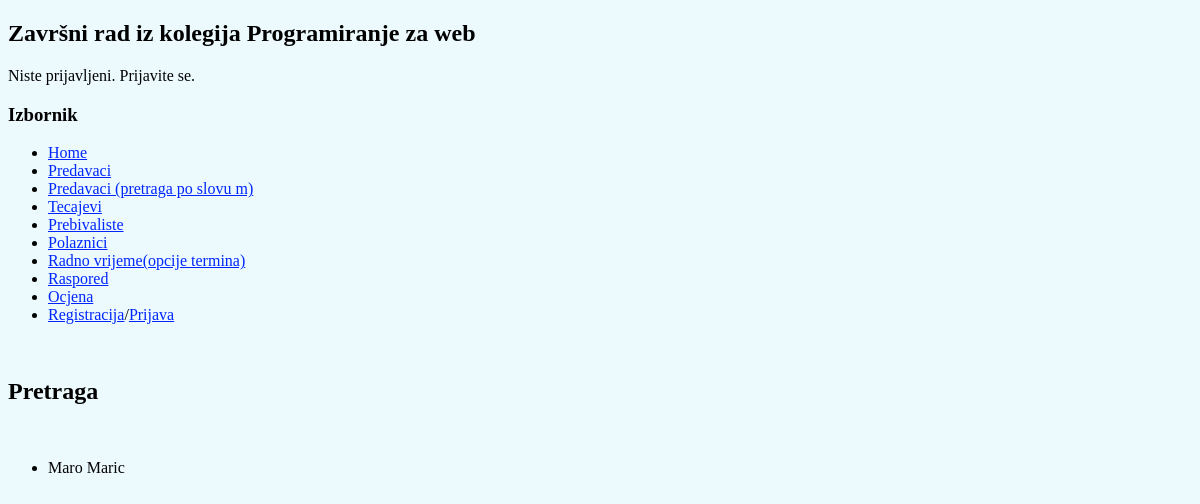
/pretraga/, run on an earlier commit of the app's database.
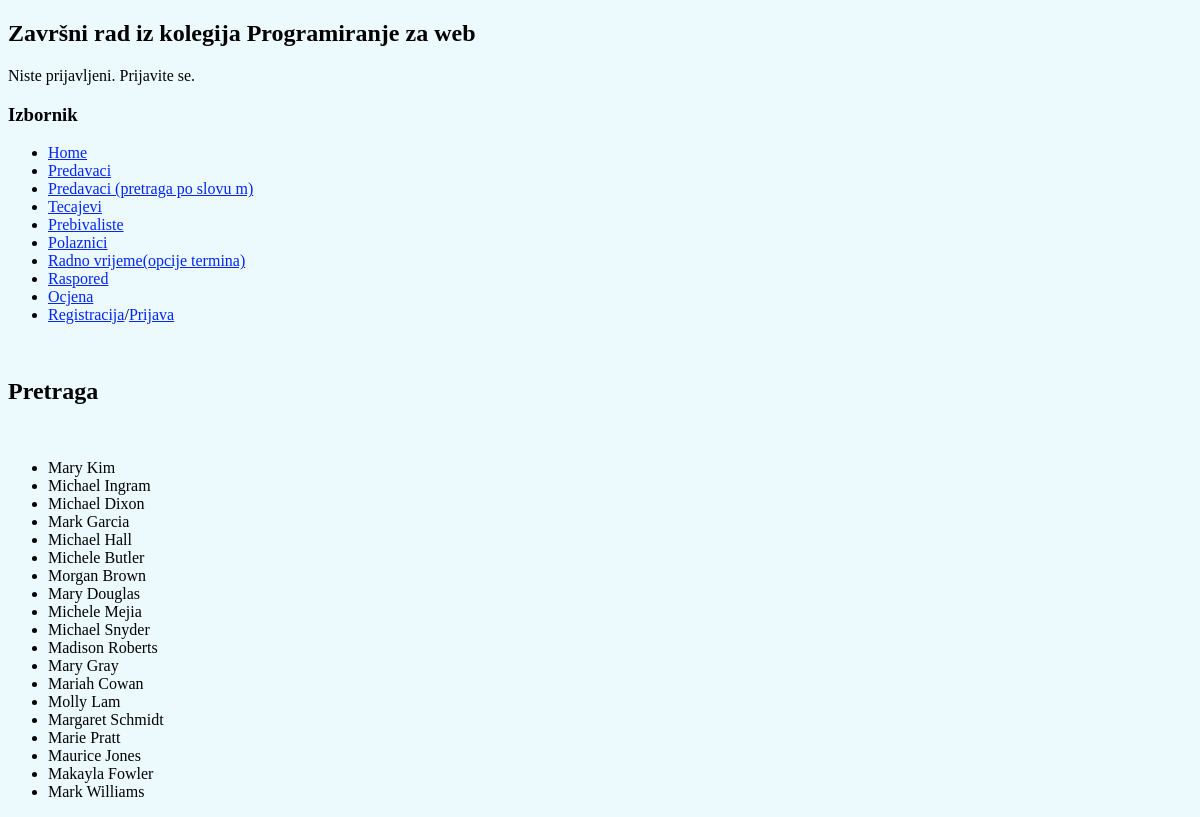
And on a later commit of the database.
### main/models.py (models this page shows, shortened)
class Predavac(models.Model):
    predavac_ime = models.CharField(max_length=30)
    predavac_prezime = models.CharField(max_length=30)
    predavac_email = models.EmailField()
    predavac_brojSati = models.CharField(max_length=15)

### main/views.py (the view)
# urls.py: path('pretraga/', views.PredavacListView.as_view(), name='pretraga'),
class PredavacListView(ListView):
    model = Predavac
    template_name = 'main/list_predavac.html'
    context_object_name = 'predavac'

### main/templates/main/list_predavac.html
{% extends "home.html" %}
{% block content %}
<br>
<h2> Pretraga </h2>
<br>
<ul>
    {% for predavac in predavac %}
        {% if predavac.predavac_ime|first == 'm' or predavac.predavac_ime|first == 'M' %}
            <li>{{ predavac.predavac_ime }} {{ predavac.predavac_prezime }}</li>
        {% endif %}
    {% empty %}
        <li>Nema predavača čije ime započinje s 'M'</li>
    {% endfor %}
</ul>
{% endblock %}

### main/templates/home.html
<!DOCTYPE html>
<html lang="en">
<head>
</head>
<body style="background-color: rgb(236, 249, 253);">
    <h2>Završni rad iz kolegija Programiranje za web</h2>
    {% if user.is_authenticated %}
    <p><em>Dobrodošli: <strong>{{ user.username }}</strong>!!</em> <a style="color: rgb(0, 38, 255);" href="/accounts/logout">Odjava</a></p>
    {% else %}
    <p>Niste prijavljeni. Prijavite se.</p>
    {% endif %}
    <h3>Izbornik</h3>
    <div id="sidebar">
        {% block sidebar %}
        <ul>
            <li><a style="color: rgb(0, 38, 255);" href="{% url 'main:home' %}">Home</a></li>
            <li><a style="color: rgb(0, 38, 255);" href="{% url 'main:predavaci' %}">Predavaci</a></li>
            <li><a style="color: rgb(0, 38, 255);" href="{% url 'main:pretraga' %}">Predavaci (pretraga po slovu m)</a></li>
            <li><a style="color: rgb(0, 38, 255);" href="{% url 'main:tecajevi' %}">Tecajevi</a></li>
            <li><a style="color: rgb(0, 38, 255);" href="{% url 'main:prebivaliste' %}">Prebivaliste</a></li>
            <li><a style="color: rgb(0, 38, 255);" href="{% url 'main:polaznik' %}">Polaznici</a></li>
            <li><a style="color: rgb(0, 38, 255);" href="{% url 'main:tjedanradnovrijeme' %}">Radno vrijeme(opcije termina)</a></li>
            <li><a style="color: rgb(0, 38, 255);" href="{% url 'main:raspored' %}">Raspored</a></li>
            <li><a style="color: rgb(0, 38, 255);" href="{% url 'main:ocjena' %}">Ocjena</a></li>
            <li><a style="color: rgb(0, 38, 255);" href="{% url 'main:register' %}">Registracija</a>/<a style="color: rgb(0, 38, 255);" href="/accounts/login">Prijava</a></li>
        </ul>
        {% endblock %}
    </div>
    <div class="content">
        {% block content %}
        {% endblock %}
    </div>
</body>
</html>

What changed in the data, as far as the page shows it:
removed Predavac: predavac_ime "Maro", predavac_prezime "Maric"
added Predavac: predavac_ime "Mary", predavac_prezime "Kim"
added Predavac: predavac_ime "Michael", predavac_prezime "Ingram"
added Predavac: predavac_ime "Michael", predavac_prezime "Dixon"
added Predavac: predavac_ime "Mark", predavac_prezime "Garcia"
added Predavac: predavac_ime "Michael", predavac_prezime "Hall"
added Predavac: predavac_ime "Michele", predavac_prezime "Butler"
added Predavac: predavac_ime "Morgan", predavac_prezime "Brown"
added Predavac: predavac_ime "Mary", predavac_prezime "Douglas"
added Predavac: predavac_ime "Michele", predavac_prezime "Mejia"
added Predavac: predavac_ime "Michael", predavac_prezime "Snyder"
added Predavac: predavac_ime "Madison", predavac_prezime "Roberts"
added Predavac: predavac_ime "Mary", predavac_prezime "Gray"
added Predavac: predavac_ime "Mariah", predavac_prezime "Cowan"
added Predavac: predavac_ime "Molly", predavac_prezime "Lam"
added Predavac: predavac_ime "Margaret", predavac_prezime "Schmidt"
added Predavac: predavac_ime "Marie", predavac_prezime "Pratt"
added Predavac: predavac_ime "Maurice", predavac_prezime "Jones"
added Predavac: predavac_ime "Makayla", predavac_prezime "Fowler"
added Predavac: predavac_ime "Mark", predavac_prezime "Williams"
